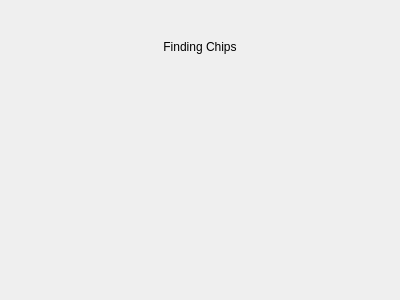
<?xml version="1.0" encoding="UTF-8"?>
<ui version="4.0">
 <class>ImageScan_ScanForm</class>
 <widget class="QWidget" name="ImageScan_ScanForm">
  <property name="geometry">
   <rect>
    <x>0</x>
    <y>0</y>
    <width>400</width>
    <height>300</height>
   </rect>
  </property>
  <property name="windowTitle">
   <string>Form</string>
  </property>
  <layout class="QVBoxLayout" name="verticalLayout">
   <item>
    <spacer name="verticalSpacer_2">
     <property name="orientation">
      <enum>Qt::Vertical</enum>
     </property>
     <property name="sizeHint" stdset="0">
      <size>
       <width>20</width>
       <height>40</height>
      </size>
     </property>
    </spacer>
   </item>
   <item>
    <widget class="QLabel" name="messageLabel">
     <property name="text">
      <string>Finding Chips</string>
     </property>
     <property name="alignment">
      <set>Qt::AlignCenter</set>
     </property>
    </widget>
   </item>
   <item>
    <widget class="QLabel" name="scanImageLabel">
     <property name="minimumSize">
      <size>
       <width>200</width>
       <height>200</height>
      </size>
     </property>
     <property name="maximumSize">
      <size>
       <width>300</width>
       <height>300</height>
      </size>
     </property>
     <property name="text">
      <string/>
     </property>
     <property name="wordWrap">
      <bool>true</bool>
     </property>
    </widget>
   </item>
   <item>
    <spacer name="verticalSpacer">
     <property name="orientation">
      <enum>Qt::Vertical</enum>
     </property>
     <property name="sizeHint" stdset="0">
      <size>
       <width>20</width>
       <height>40</height>
      </size>
     </property>
    </spacer>
   </item>
  </layout>
 </widget>
 <resources/>
 <connections/>
</ui>
